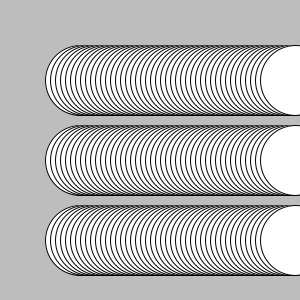
Frame 1 (no input)
Frame 60 (the mouse pressed at the canvas centre just before this capture): identical to frame 1, image omitted
Frame 120 (the mouse held since frame 60 and released just before this capture): identical to frame 1, image omitted

The Processing sketch that drew this single still picture (run headless with seeded random() and noise(); from frame 60 on, the mouse is pressed at the canvas centre):

// Processing sketch: processing_61190
// ── processing_61190.pde

void setup() {
  size(300,300);
  smooth();
}
  
void draw() {
  background (#BDBDBD);
    
for(int i = 80; i < height; i = i+ 5) {
    for(int j = 80; j < width; j = j + 80){
      fill(#FFFFFF);
     ellipse(i,j,70,70);
    }
  }
}
